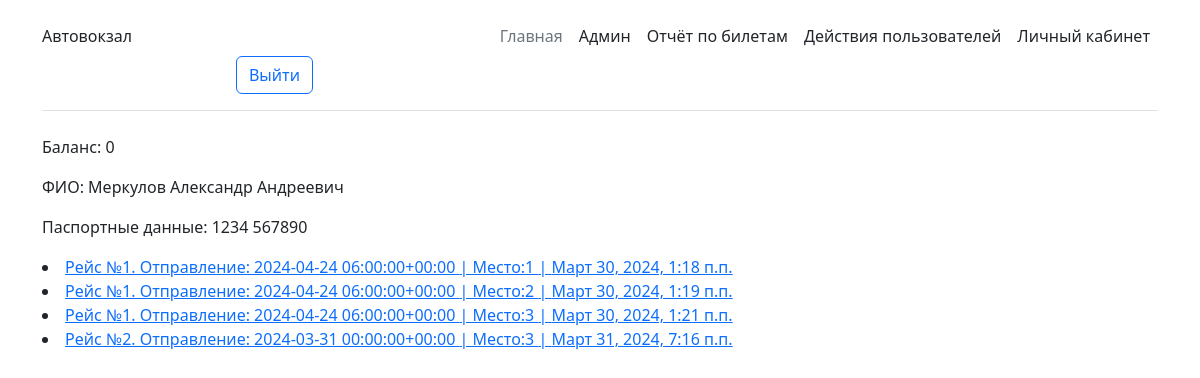
/info/ (signed in), run on an earlier commit of the app's database.
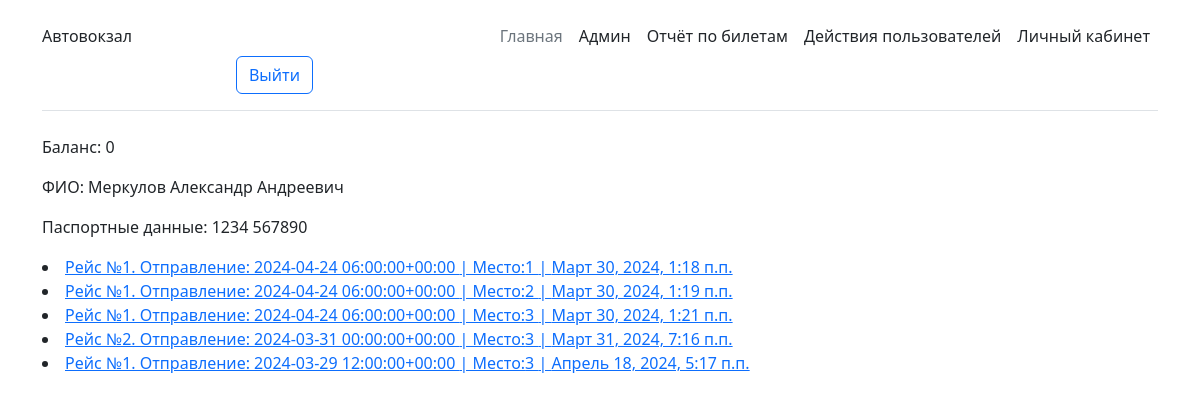
And on a later commit of the database.
### BusStation/models.py (models this page shows, shortened)
class Ticket(models.Model):
    passenger = models.ForeignKey(Passenger, on_delete=models.PROTECT, default=None)
    route = models.ForeignKey(RaspisanieReisov, on_delete=models.PROTECT, default=None)
    date_of_sell = models.DateTimeField(verbose_name="Дата покупки")
    seat = models.IntegerField(verbose_name="Посадочное место")
    class Meta:
        verbose_name = "Билет"
        verbose_name_plural = "Билеты"
    pass

class RaspisanieReisov(models.Model):
    bus_route = models.ForeignKey('BusRoute', on_delete=models.PROTECT, default=None)
    date = models.DateTimeField(verbose_name='Дата и время отправления рейса')
    def __str__(self):
        return "Рейс №" + str(self.bus_route.number)+". Отправление: "+str(self.date)
    class Meta:
        verbose_name = "Расписание"
        verbose_name_plural = "Расписание рейсов"
    pass

class BusRoute(models.Model):
    number = models.IntegerField(verbose_name="Номер рейса")
    depart_station = models.ForeignKey(Station, verbose_name='Станция отправления', on_delete=models.PROTECT,
                                       related_name='depart_station2station',
                                       default=None, null=True)
    arr_station = models.ForeignKey(Station, verbose_name='Станция прибытия', on_delete=models.PROTECT,
                                    related_name='arrived_station2station',
                                    default=None, null=True)
    stations = models.ManyToManyField(Station, verbose_name='Промежуточные станции')
    aircool = models.BooleanField(verbose_name='Кондиционер', default=True)
    size_place = models.CharField(verbose_name='Размер пространства для ног', max_length=100, default='стандартно')
    toilet = models.BooleanField(verbose_name="Наличие туалета", default=False)
    desc = models.TextField(verbose_name='Описание маршрута', null=True, blank=True)
    cost = models.IntegerField(verbose_name='Цена одного билета', default=1000)
    comfort = models.ForeignKey(Comfort, on_delete=models.PROTECT, null=True)
    class Meta:
        verbose_name = "Автобусный маршрут"
        verbose_name_plural = "Автобусные маршруты"
    pass

### BusStation/views.py (the view)
# urls.py: path('', views.Profile, name='profile'),
@login_required
def Profile(request):
    userID = request.user.id
    profile = Passenger.objects.get(person_id=userID)
    if not profile:
        return redirect('/info/change_info')
    tickets = Ticket.objects.filter(passenger_id=userID)
    return render(request, 'pages/profile.html', {
        'tickets': tickets,
        'profile': profile
    })

### templates/pages/profile.html
{% extends 'index.html' %}
{% block content %}
    <div>
        <p>Баланс: {{ profile.balance }}</p>
        <p>ФИО: {{ profile.passengerFIO }}</p>
        <p>Паспортные данные: {{ profile.passport }}</p>
    </div>
    <div>
        {% for ticket in tickets %}
            <li>
                <a href="ticket/{{ ticket.id }}">{{ ticket.route }} | Место:{{ ticket.seat }} | {{ ticket.date_of_sell }}</a>
            </li>
        {% endfor %}
    </div>
{% endblock %}

What changed in the data, as far as the page shows it:
added Ticket: route "Рейс №1. Отправление: 2024-03-29 12:00:00+00:00", seat "3", date_of_sell "Апрель 18, 2024, 5:17 п.п."
